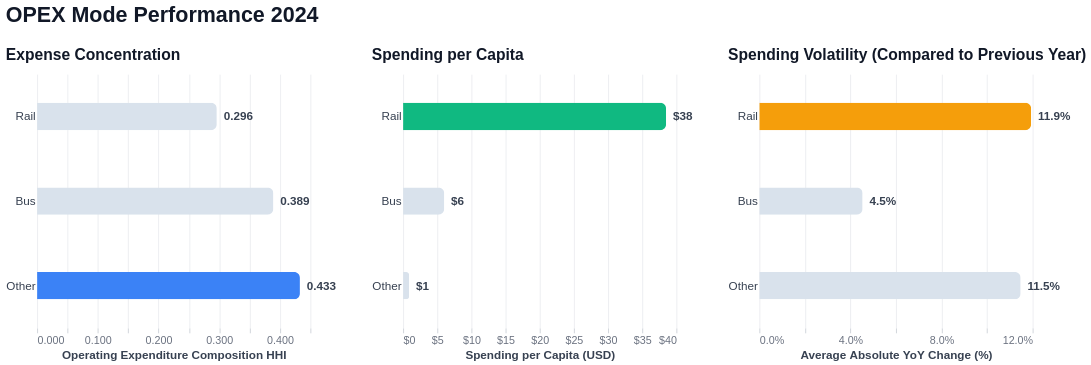

The cell this chart's notebook holds for it:
### Markdown cell above
### 2.1 Mode Performance (HHI, Spending Per Capita and Volatility)

### Code cell
scorecard = df_opex[df_opex["year"] == 2024].drop_duplicates("mode_group")

opex_scorecard = chart_ideas.plot_scorecard(
    scorecard,
    metrics=["hhi", "per_capita", "volatility"],
    group_column="mode_group",
    titles=[
        "Expense Concentration",
        "Spending per Capita",
        "Spending Volatility (Compared to Previous Year)",
    ],
    x_labels=[
        "Operating Expenditure Composition HHI",
        "Spending per Capita (USD)",
        "Average Absolute YoY Change (%)",
    ],
    formats=[".3f", "$,.0f", ".1%"],
    main_title="OPEX Mode Performance 2024",
)

opex_scorecard

### Figure 1 — Vega specification as saved in the notebook (floating-point values rounded to 4 significant figures)
{"$schema": "https://vega.github.io/schema/vega/v6.json", "data": [{"name": "source_0"}, {"name": "data_1", "values": [{"mode_group": "Rail", "hhi": 0.2959, "is_max": false, "__index_level_0__": 11, "y_mode_group_sort_index": 0.0, "hhi_end": 0.2959, "hhi_start": 0.0}, {"mode_group": "Bus", "hhi": 0.3891, "is_max": false, "__index_level_0__": 27, "y_mode_group_sort_index": 1.0, "hhi_end": 0.3891, "hhi_start": 0.0}, {"mode_group": "Other", "hhi": 0.4328, "is_max": true, "__index_level_0__": 33, "y_mode_group_sort_index": 2.0, "hhi_end": 0.4328, "hhi_start": 0.0}]}, {"name": "data_2", "values": [{"hhi": 0.2959, "mode_group": "Rail"}, {"hhi": 0.3891, "mode_group": "Bus"}, {"hhi": 0.4328, "mode_group": "Other"}]}, {"name": "source_1"}, {"name": "data_4", "values": [{"mode_group": "Rail", "per_capita": 38.5, "is_max": true, "__index_level_0__": 11, "y_mode_group_sort_index": 0.0, "per_capita_end": 38.5, "per_capita_start": 0.0}, {"mode_group": "Bus", "per_capita": 6.022, "is_max": false, "__index_level_0__": 27, "y_mode_group_sort_index": 1.0, "per_capita_end": 6.022, "per_capita_start": 0.0}, {"mode_group": "Other", "per_capita": 0.8905, "is_max": false, "__index_level_0__": 33, "y_mode_group_sort_index": 2.0, "per_capita_end": 0.8905, "per_capita_start": 0.0}]}, {"name": "data_5", "values": [{"mode_group": "Rail", "per_capita": 38.5}, {"mode_group": "Bus", "per_capita": 6.022}, {"mode_group": "Other", "per_capita": 0.8905}]}, {"name": "source_2"}, {"name": "data_7", "values": [{"mode_group": "Rail", "volatility": 0.1193, "is_max": true, "__index_level_0__": 11, "y_mode_group_sort_index": 0.0, "volatility_end": 0.1193, "volatility_start": 0.0}, {"mode_group": "Bus", "volatility": 0.04535, "is_max": false, "__index_level_0__": 27, "y_mode_group_sort_index": 1.0, "volatility_end": 0.04535, "volatility_start": 0.0}, {"mode_group": "Other", "volatility": 0.1147, "is_max": false, "__index_level_0__": 33, "y_mode_group_sort_index": 2.0, "volatility_end": 0.1147, "volatility_start": 0.0}]}, {"name": "data_8", "values": [{"mode_group": "Rail", "volatility": 0.1193}, {"mode_group": "Bus", "volatility": 0.04535}, {"mode_group": "Other", "volatility": 0.1147}]}, {"name": "source_0_concat_0_y_domain_mode_group", "values": [{"mode_group": "Rail", "sort_field": 0.0}, {"mode_group": "Bus", "sort_field": 1.0}, {"mode_group": "Other", "sort_field": 2.0}]}, {"name": "source_1_concat_1_y_domain_mode_group", "values": [{"mode_group": "Rail", "sort_field": 0.0}, {"mode_group": "Bus", "sort_field": 1.0}, {"mode_group": "Other", "sort_field": 2.0}]}, {"name": "source_2_concat_2_y_domain_mode_group", "values": [{"mode_group": "Rail", "sort_field": 0.0}, {"mode_group": "Bus", "sort_field": 1.0}, {"mode_group": "Other", "sort_field": 2.0}]}], "signals": [{"name": "childWidth", "value": 280}], "marks": [{"type": "group", "name": "concat_0_group", "encode": {"update": {"height": {"signal": "height"}, "width": {"signal": "childWidth"}}}, "marks": [{"type": "group", "from": {"facet": {"data": "data_1", "name": "stack_group_concat_0_layer_0_main", "groupby": ["mode_group"], "aggregate": {"fields": ["hhi_start", "hhi_start", "hhi_end", "hhi_end"], "ops": ["min", "max", "min", "max"]}}}, "encode": {"update": {"yc": {"field": "mode_group", "scale": "concat_0_y", "band": 0.5}, "x": {"signal": "min(scale('concat_0_x',datum[\"min_hhi_start\"]),scale('concat_0_x',datum[\"max_hhi_start\"]),scale('concat_0_x',datum[\"min_hhi_end\"]),scale('concat_0_x',datum[\"max_hhi_end\"]))"}, "height": {"value": 28}, "x2": {"signal": "max(scale('concat_0_x',datum[\"min_hhi_start\"]),scale('concat_0_x',datum[\"max_hhi_start\"]),scale('concat_0_x',datum[\"min_hhi_end\"]),scale('concat_0_x',datum[\"max_hhi_end\"]))"}, "clip": {"value": true}, "cornerRadiusTopRight": {"value": 6}, "cornerRadiusBottomRight": {"value": 6}}}, "marks": [{"type": "group", "encode": {"update": {"x": {"field": {"signal": null, "datum": null, "group": "x", "parent": null}, "mult": -1}, "height": {"field": {"signal": null, "datum": null, "group": "height", "parent": null}}}}, "marks": [{"type": "rect", "name": "concat_0_layer_0_marks", "from": {"data": "stack_group_concat_0_layer_0_main"}, "encode": {"update": {"tooltip": {"signal": "{\"mode_group\": isValid(datum[\"mode_group\"]) ? isArray(datum[\"mode_group\"]) ? join(datum[\"mode_group\"], '\\n') : datum[\"mode_group\"] : \"\"+datum[\"mode_group\"], \"Expense Concentration\": format(datum[\"hhi\"], \".3f\")}"}, "x": {"field": "hhi_end", "scale": "concat_0_x"}, "x2": {"field": "hhi_start", "scale": "concat_0_x"}, "height": {"field": {"signal": null, "datum": null, "group": "height", "parent": null}}, "fill": [{"value": "#3B82F6", "test": "datum.is_max"}, {"value": "#D9E2EC"}]}}, "style": ["bar"]}]}]}, {"type": "text", "name": "concat_0_layer_1_marks", "from": {"data": "data_2"}, "encode": {"update": {"align": {"value": "left"}, "dx": {"value": 7}, "fontSize": {"value": 12}, "fill": {"value": "#374151"}, "fontWeight": {"value": "bold"}, "x": {"field": "hhi", "scale": "concat_0_x"}, "baseline": {"value": "middle"}, "text": {"signal": "format(datum[\"hhi\"], \".3f\")"}, "y": {"field": "mode_group", "scale": "concat_0_y", "band": 0.5}}}, "style": ["text"]}], "axes": [{"scale": "concat_0_x", "labels": false, "gridColor": "#E5E7EB", "domain": false, "grid": true, "minExtent": 0, "tickCount": {"signal": "ceil(childWidth/40)"}, "gridOpacity": 0.7, "gridScale": "concat_0_y", "ticks": false, "aria": false, "maxExtent": 0, "zindex": 0, "orient": "bottom"}, {"scale": "concat_0_x", "labelColor": "#6B7280", "labelFontSize": 11, "orient": "bottom", "tickColor": "#D1D5DB", "format": ".3f", "labelOverlap": true, "titleFontSize": 12, "grid": false, "tickCount": {"signal": "ceil(childWidth/40)"}, "title": "Operating Expenditure Composition HHI", "titleColor": "#374151", "labelFlush": true, "domain": false, "zindex": 0}, {"scale": "concat_0_y", "grid": false, "labelFontSize": 12, "domain": false, "ticks": false, "orient": "left", "labelColor": "#374151", "labelFontWeight": 500, "zindex": 0}], "title": {"text": "Expense Concentration", "anchor": "start", "color": "#111827", "fontWeight": 600, "offset": 12, "fontSize": 16, "subtitleFontSize": 11, "subtitleColor": "#6B7280", "subtitle": ""}, "style": "cell"}, {"type": "group", "name": "concat_1_group", "encode": {"update": {"width": {"signal": "childWidth"}, "height": {"signal": "height"}}}, "marks": [{"type": "group", "from": {"facet": {"data": "data_4", "name": "stack_group_concat_1_layer_0_main", "groupby": ["mode_group"], "aggregate": {"fields": ["per_capita_start", "per_capita_start", "per_capita_end", "per_capita_end"], "ops": ["min", "max", "min", "max"]}}}, "encode": {"update": {"x": {"signal": "min(scale('concat_1_x',datum[\"min_per_capita_start\"]),scale('concat_1_x',datum[\"max_per_capita_start\"]),scale('concat_1_x',datum[\"min_per_capita_end\"]),scale('concat_1_x',datum[\"max_per_capita_end\"]))"}, "x2": {"signal": "max(scale('concat_1_x',datum[\"min_per_capita_start\"]),scale('concat_1_x',datum[\"max_per_capita_start\"]),scale('concat_1_x',datum[\"min_per_capita_end\"]),scale('concat_1_x',datum[\"max_per_capita_end\"]))"}, "clip": {"value": true}, "cornerRadiusTopRight": {"value": 6}, "yc": {"field": "mode_group", "scale": "concat_1_y", "band": 0.5}, "height": {"value": 28}, "cornerRadiusBottomRight": {"value": 6}}}, "marks": [{"type": "group", "encode": {"update": {"x": {"field": {"signal": null, "datum": null, "group": "x", "parent": null}, "mult": -1}, "height": {"field": {"signal": null, "datum": null, "group": "height", "parent": null}}}}, "marks": [{"type": "rect", "name": "concat_1_layer_0_marks", "from": {"data": "stack_group_concat_1_layer_0_main"}, "encode": {"update": {"height": {"field": {"signal": null, "datum": null, "group": "height", "parent": null}}, "x": {"field": "per_capita_end", "scale": "concat_1_x"}, "fill": [{"value": "#10B981", "test": "datum.is_max"}, {"value": "#D9E2EC"}], "tooltip": {"signal": "{\"mode_group\": isValid(datum[\"mode_group\"]) ? isArray(datum[\"mode_group\"]) ? join(datum[\"mode_group\"], '\\n') : datum[\"mode_group\"] : \"\"+datum[\"mode_group\"], \"Spending per Capita\": format(datum[\"per_capita\"], \"$,.0f\")}"}, "x2": {"field": "per_capita_start", "scale": "concat_1_x"}}}, "style": ["bar"]}]}]}, {"type": "text", "name": "concat_1_layer_1_marks", "from": {"data": "data_5"}, "encode": {"update": {"fontSize": {"value": 12}, "fill": {"value": "#374151"}, "text": {"signal": "format(datum[\"per_capita\"], \"$,.0f\")"}, "dx": {"value": 7}, "y": {"field": "mode_group", "scale": "concat_1_y", "band": 0.5}, "baseline": {"value": "middle"}, "x": {"field": "per_capita", "scale": "concat_1_x"}, "align": {"value": "left"}, "fontWeight": {"value": "bold"}}}, "style": ["text"]}], "axes": [{"scale": "concat_1_x", "minExtent": 0, "ticks": false, "zindex": 0, "gridColor": "#E5E7EB", "domain": false, "orient": "bottom", "gridOpacity": 0.7, "gridScale": "concat_1_y", "grid": true, "labels": false, "tickCount": {"signal": "ceil(childWidth/40)"}, "aria": false, "maxExtent": 0}, {"scale": "concat_1_x", "zindex": 0, "tickCount": {"signal": "ceil(childWidth/40)"}, "labelFlush": true, "labelFontSize": 11, "labelOverlap": true, "format": "$,.0f", "orient": "bottom", "grid": false, "tickColor": "#D1D5DB", "titleFontSize": 12, "titleColor": "#374151", "labelColor": "#6B7280", "title": "Spending per Capita (USD)", "domain": false}, {"scale": "concat_1_y", "domain": false, "labelColor": "#374151", "grid": false, "labelFontSize": 12, "labelFontWeight": 500, "zindex": 0, "ticks": false, "orient": "left"}], "title": {"text": "Spending per Capita", "anchor": "start", "subtitleFontSize": 11, "fontWeight": 600, "subtitleColor": "#6B7280", "fontSize": 16, "subtitle": "", "offset": 12, "color": "#111827"}, "style": "cell"}, {"type": "group", "name": "concat_2_group", "encode": {"update": {"height": {"signal": "height"}, "width": {"signal": "childWidth"}}}, "marks": [{"type": "group", "from": {"facet": {"data": "data_7", "name": "stack_group_concat_2_layer_0_main", "groupby": ["mode_group"], "aggregate": {"fields": ["volatility_start", "volatility_start", "volatility_end", "volatility_end"], "ops": ["min", "max", "min", "max"]}}}, "encode": {"update": {"x": {"signal": "min(scale('concat_2_x',datum[\"min_volatility_start\"]),scale('concat_2_x',datum[\"max_volatility_start\"]),scale('concat_2_x',datum[\"min_volatility_end\"]),scale('concat_2_x',datum[\"max_volatility_end\"]))"}, "yc": {"field": "mode_group", "scale": "concat_2_y", "band": 0.5}, "height": {"value": 28}, "cornerRadiusBottomRight": {"value": 6}, "x2": {"signal": "max(scale('concat_2_x',datum[\"min_volatility_start\"]),scale('concat_2_x',datum[\"max_volatility_start\"]),scale('concat_2_x',datum[\"min_volatility_end\"]),scale('concat_2_x',datum[\"max_volatility_end\"]))"}, "clip": {"value": true}, "cornerRadiusTopRight": {"value": 6}}}, "marks": [{"type": "group", "encode": {"update": {"height": {"field": {"signal": null, "datum": null, "group": "height", "parent": null}}, "x": {"field": {"signal": null, "datum": null, "group": "x", "parent": null}, "mult": -1}}}, "marks": [{"type": "rect", "name": "concat_2_layer_0_marks", "from": {"data": "stack_group_concat_2_layer_0_main"}, "encode": {"update": {"tooltip": {"signal": "{\"mode_group\": isValid(datum[\"mode_group\"]) ? isArray(datum[\"mode_group\"]) ? join(datum[\"mode_group\"], '\\n') : datum[\"mode_group\"] : \"\"+datum[\"mode_group\"], \"Spending Volatility (Compared to Previous Year)\": format(datum[\"volatility\"], \".1%\")}"}, "fill": [{"value": "#F59E0B", "test": "datum.is_max"}, {"value": "#D9E2EC"}], "x": {"field": "volatility_end", "scale": "concat_2_x"}, "x2": {"field": "volatility_start", "scale": "concat_2_x"}, "height": {"field": {"signal": null, "datum": null, "group": "height", "parent": null}}}}, "style": ["bar"]}]}]}, {"type": "text", "name": "concat_2_layer_1_marks", "from": {"data": "data_8"}, "encode": {"update": {"y": {"field": "mode_group", "scale": "concat_2_y", "band": 0.5}, "baseline": {"value": "middle"}, "fill": {"value": "#374151"}, "fontWeight": {"value": "bold"}, "fontSize": {"value": 12}, "dx": {"value": 7}, "align": {"value": "left"}, "x": {"field": "volatility", "scale": "concat_2_x"}, "text": {"signal": "format(datum[\"volatility\"], \".1%\")"}}}, "style": ["text"]}], "axes": [{"scale": "concat_2_x", "domain": false, "grid": true, "gridOpacity": 0.7, "gridColor": "#E5E7EB", "orient": "bottom", "gridScale": "concat_2_y", "aria": false, "tickCount": {"signal": "ceil(childWidth/40)"}, "labels": false, "maxExtent": 0, "minExtent": 0, "ticks": false, "zindex": 0}, {"scale": "concat_2_x", "tickColor": "#D1D5DB", "labelOverlap": true, "orient": "bottom", "titleFontSize": 12, "labelFlush": true, "titleColor": "#374151", "zindex": 0, "labelColor": "#6B7280", "domain": false, "title": "Average Absolute YoY Change (%)", "format": ".1%", "labelFontSize": 11, "tickCount": {"signal": "ceil(childWidth/40)"}, "grid": false}, {"scale": "concat_2_y", "labelColor": "#374151", "grid": false, "domain": false, "labelFontWeight": 500, "ticks": false, "zindex": 0, "orient": "left", "labelFontSize": 12}], "title": {"text": "Spending Volatility (Compared to Previous Year)", "fontSize": 16, "fontWeight": 600, "offset": 12, "anchor": "start", "color": "#111827", "subtitle": "", "subtitleColor": "#6B7280", "subtitleFontSize": 11}, "style": "cell"}], "scales": [{"name": "concat_0_x", "type": "linear", "domain": {"fields": [{"data": "data_1", "field": "hhi_start"}, {"data": "data_1", "field": "hhi_end"}, {"data": "data_2", "field": "hhi"}]}, "range": [0, {"signal": "childWidth"}], "nice": true, "zero": true}, {"name": "concat_0_y", "type": "band", "domain": {"data": "source_0_concat_0_y_domain_mode_group", "field": "mode_group", "sort": {"op": "max", "field": "sort_field"}}, "range": [0, {"signal": "height"}], "paddingInner": 0.1, "paddingOuter": 0.05}, {"name": "concat_1_x", "type": "linear", "domain": {"fields": [{"data": "data_4", "field": "per_capita_start"}, {"data": "data_4", "field": "per_capita_end"}, {"data": "data_5", "field": "per_capita"}]}, "range": [0, {"signal": "childWidth"}], "zero": true, "nice": true}, {"name": "concat_1_y", "type": "band", "domain": {"data": "source_1_concat_1_y_domain_mode_group", "field": "mode_group", "sort": {"op": "max", "field": "sort_field"}}, "range": [0, {"signal": "height"}], "paddingInner": 0.1, "paddingOuter": 0.05}, {"name": "concat_2_x", "type": "linear", "domain": {"fields": [{"data": "data_7", "field": "volatility_start"}, {"data": "data_7", "field": "volatility_end"}, {"data": "data_8", "field": "volatility"}]}, "range": [0, {"signal": "childWidth"}], "zero": true, "nice": true}, {"name": "concat_2_y", "type": "band", "domain": {"data": "source_2_concat_2_y_domain_mode_group", "field": "mode_group", "sort": {"op": "max", "field": "sort_field"}}, "range": [0, {"signal": "height"}], "paddingInner": 0.1, "paddingOuter": 0.05}], "title": {"text": "OPEX Mode Performance 2024", "fontWeight": "bold", "color": "#111827", "offset": 20, "anchor": "start", "fontSize": 22}, "background": "white", "config": {"axis": {"labelFont": "Arial", "titleFont": "Arial"}, "style": {"cell": {"strokeWidth": 0}, "group-title": {"font": "Arial"}}}, "padding": 5, "height": 260, "layout": {"padding": 35, "bounds": "full", "align": "each"}}
